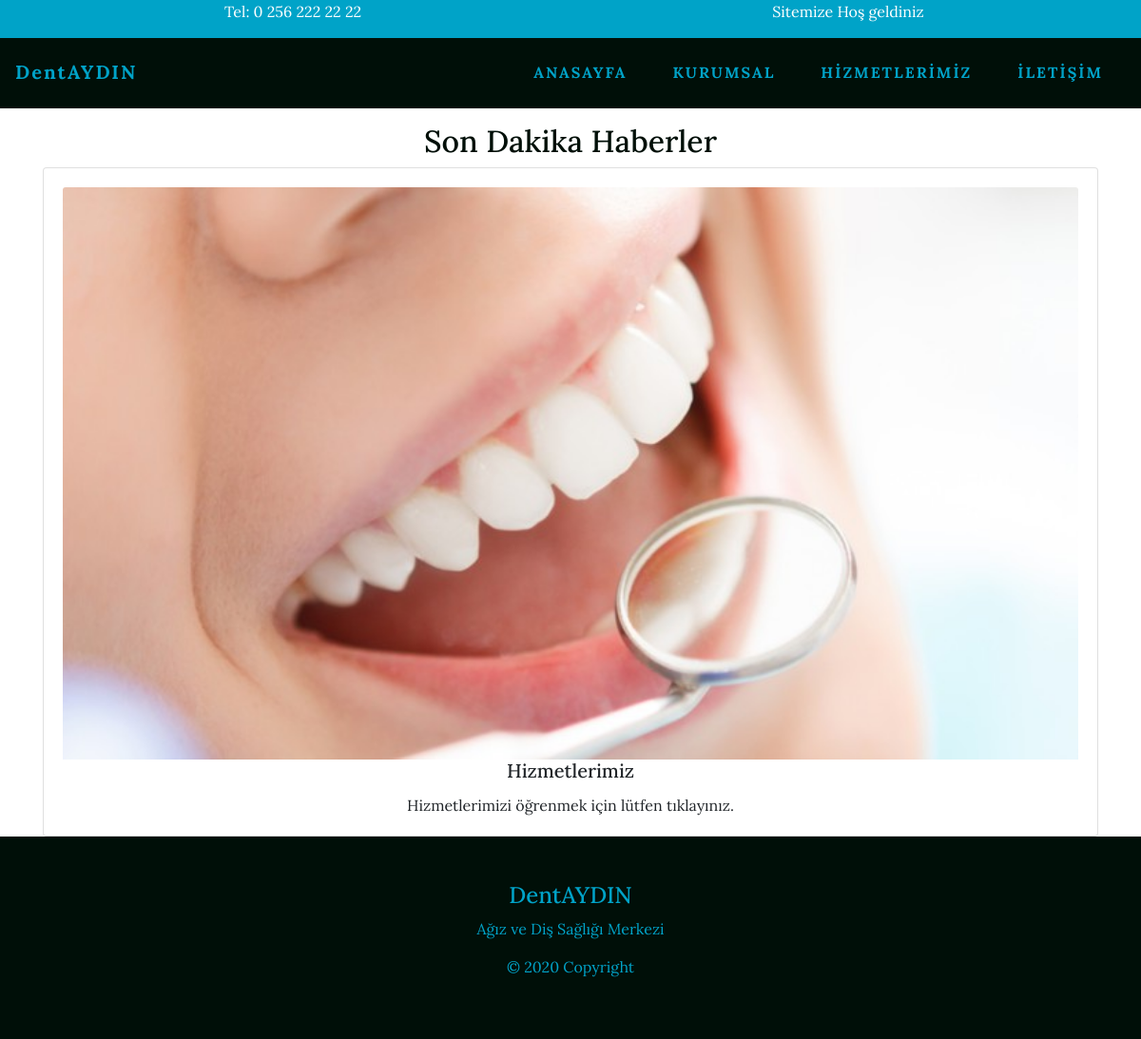
Page /posts/2/ on the committed database.
### news/models.py (models this page shows, shortened)
class LatestPost(models.Model):
    LatestTitle = models.CharField(max_length=100, verbose_name="Başlık")
    LatestImage = models.ImageField(upload_to='images/', null=True)
    LatestContent = RichTextField(verbose_name="İçerik")
    date = models.DateTimeField(auto_now_add=True)

### news/views.py (the view)
# urls.py: path('posts/<int:id>/', LatestPostDetail.as_view(), name="latestpost_detail")
class LatestPostDetail(DetailView):
    model = LatestPost
    template_name = "posts/latestpost_detail.html"
    queryset = LatestPost.objects.all()
    def get_object(self):
        id_ = self.kwargs.get("id")
        return get_object_or_404(LatestPost, id=id_)

### templates/posts/latestpost_detail.html
{% extends 'base.html' %} {% block content %} {% load static %}
<div class="container">
    <div class="row mt-3">
        <div class="col-sm-12 text-center">
            <h2>Son Dakika Haberler</h2>
            <div class="card" style="width: auto;">
                <div class="card-body">
                    <img class="card-img-top img-fluid" src="{{object.LatestImage.url}}" />
                    <h5 class="card-title">{{object.LatestTitle}}</h5>
                    <p class="card-text">{{object.LatestContent|safe}}</p>
                </div>
            </div>
        </div>
</div>
</div>
{% endblock content%}

### static/css/main.css (style rules this page uses)
* { padding: 0; margin: 0; box-sizing: border-box; }
body { font-family: "Lora", serif; }
h2 { color: #000F08; }

### rows in the picture
LatestPost: LatestImage (picture), LatestTitle "Hizmetlerimiz", LatestContent "Hizmetlerimizi öğrenmek için lütfen tıklayınız."
